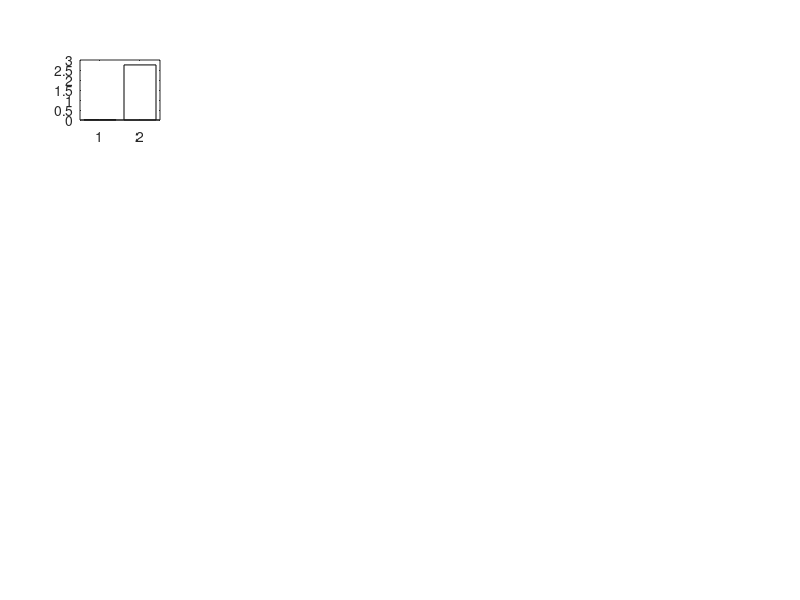

The MATLAB script that drew this image: (Note: this script raises an error after producing the figure.)
clear all
close all
clc
%% plot costs as a function of lambda and alpha
load choose_lambda.mat;
nLambdas = length(lambdas); 
nAlphas = length(alphas);
regs = reg_crosses.*repmat(lambdas', 1, nAlphas);
maxregs= max(regs(:));

figure;
set(gcf,'position',[200,200,1200,900])
marginX = 0.1;
marginY = 0.1;
for li = 1:nLambdas
    for ai = 1:nAlphas
        subplot('Position', [marginX+(ai-1)*(1-marginX)/nAlphas, (nLambdas-li)*(1-marginY)/nLambdas, (1-marginX)/nAlphas, (1-marginY)/nLambdas]);
        b = bar([regs(li,ai), recon_errors(li,ai)],'FaceColor','flat');
        b.CData(2,:) = [1 0 0];
        set(gca,'YLim',[0,maxregs],'XTick',[],'YTick',[])
    end
end
pos_Lambdas = [zeros(nLambdas,1), (nLambdas-1:-1:0)'*(1-marginY)/nLambdas,... 
    (1-marginX)/nAlphas*ones(nLambdas,1), (1-marginY)/nLambdas*ones(nLambdas,1)];
pos_Alphas = [marginX+(0:nAlphas-1)'*(1-marginX)/nAlphas, (1-marginY)*ones(nAlphas,1),...
    (1-marginX)/nAlphas*ones(nAlphas,1), (1-marginY)/nLambdas*ones(nAlphas,1)];
for li = 1:nLambdas
    annotation('textbox',pos_Lambdas(li,:),'String',sprintf('\\lambda=%0.3e',lambdas(li)),...
        'HorizontalAlignment', 'center', 'VerticalAlignment', 'middle', 'EdgeColor', 'none')
end
for ai = 1:nAlphas
    annotation('textbox',pos_Alphas(ai,:),'String',sprintf('\\alpha=%0.3e',alphas(ai)),...
        'HorizontalAlignment', 'center', 'VerticalAlignment', 'middle', 'EdgeColor', 'none')
end     

% Plot costs for single alpha
windowSize = 3; 
b = (1/windowSize)*ones(1,windowSize);
a = 1;
ai = 3;
alpha_sel = alphas(ai);

r = filtfilt(b,a,regs(:,ai)); 
c = filtfilt(b,a,recon_errors(:,ai)); 

figure; clf; hold on
plot(lambdas,r, 'b')
plot(lambdas,c,'r')
scatter(lambdas, regs(:,ai), 'b', 'markerfacecolor', 'flat');
scatter(lambdas, recon_errors(:,ai), 'r', 'markerfacecolor', 'flat');
xlabel('Lambda'); ylabel('Cost')
set(legend('Correlation cost', 'Reconstruction cost'), 'Box', 'on')
set(gca, 'xscale', 'log', 'ytick', [], 'color', 'none')
set(gca,'color','none','tickdir','out','ticklength', [0.025, 0.025])
title(['alpha=', num2str(alpha_sel)])

% Plot costs for single lambda
windowSize = 3; 
b = (1/windowSize)*ones(1,windowSize);
a = 1;
li = 7;
lambda_sel = lambdas(li);

r = filtfilt(b,a,regs(li,:)); 
c = filtfilt(b,a,recon_errors(li,:)); 

figure; clf; hold on
plot(alphas,r, 'b')
plot(alphas,c,'r')
scatter(alphas, regs(li,:), 'b', 'markerfacecolor', 'flat');
scatter(alphas, recon_errors(li,:), 'r', 'markerfacecolor', 'flat');
xlabel('Alpha'); ylabel('Cost')
set(legend('Correlation cost', 'Reconstruction cost'), 'Box', 'on')
set(gca, 'xscale', 'log', 'ytick', [], 'color', 'none')
set(gca,'color','none','tickdir','out','ticklength', [0.025, 0.025])
title(['lambda=', num2str(lambda_sel)])

%% Regularize costs and remake plots
minRsel = prctile(reg_crosses(li,:),10); maxRsel= prctile(reg_crosses(li,:),90);
RegSel = (reg_crosses(li,:)-minRsel)/(maxRsel-minRsel); 
minCsel =  prctile(recon_errors(li,:),10); maxCsel =  prctile(recon_errors(li,:),90); 
CostSel = (recon_errors(li,:) -minCsel)/(maxCsel-minCsel); 
R = filtfilt(b,a,RegSel); 
C = filtfilt(b,a,CostSel); 

figure; clf; hold on
plot(alphas,R, 'b')
plot(alphas,C,'r')
scatter(alphas, RegSel, 'b', 'markerfacecolor', 'flat');
scatter(alphas, CostSel, 'r', 'markerfacecolor', 'flat');
xlabel('Alpha'); ylabel('Cost (au)')
set(legend('Regularized Correlation cost', 'Regularized Reconstruction cost'), 'Box', 'on')
set(gca, 'xscale', 'log', 'ytick', [], 'color', 'none')
set(gca,'color','none','tickdir','out','ticklength', [0.025, 0.025])
title(['lambda=', num2str(lambda_sel)])

minRsel = prctile(reg_crosses(:,ai),10); maxRsel= prctile(reg_crosses(:,ai),90);
RegSel = (reg_crosses(:,ai)-minRsel)/(maxRsel-minRsel); 
minCsel =  prctile(recon_errors(:,ai),10); maxCsel =  prctile(recon_errors(:,ai),90); 
CostSel = (recon_errors(:,ai) -minCsel)/(maxCsel-minCsel); 
R = filtfilt(b,a,RegSel); 
C = filtfilt(b,a,CostSel); 

figure; clf; hold on
plot(lambdas,R, 'b')
plot(lambdas,C,'r')
scatter(lambdas, RegSel, 'b', 'markerfacecolor', 'flat');
scatter(lambdas, CostSel, 'r', 'markerfacecolor', 'flat');
xlabel('Lambda'); ylabel('Cost (au)')
set(legend('Regularized Correlation cost', 'Regularized Reconstruction cost'), 'Box', 'on')
set(gca, 'xscale', 'log', 'ytick', [], 'color', 'none')
set(gca,'color','none','tickdir','out','ticklength', [0.025, 0.025])
title(['alpha=', num2str(alpha_sel)])

minRs = min(reg_crosses(:)); maxregs= max(reg_crosses(:));
Rs = (reg_crosses-minRs)/(maxregs-minRs);  
minCs =  min(recon_errors(:)); maxCs =  max(recon_errors(:)); 
Cs = (recon_errors-minCs)/(maxCs-minCs); 
nAlphas = length(alphas);
nLambdas = length(lambdas);

figure;
set(gcf,'position',[200,200,1200,900])
marginX = 0.1;
marginY = 0.1;
for li = 1:nLambdas
    for ai = 1:nAlphas
        subplot('Position', [marginX+(ai-1)*(1-marginX)/nAlphas, (nLambdas-li)*(1-marginY)/nLambdas, (1-marginX)/nAlphas, (1-marginY)/nLambdas]);
        b = bar([Rs(li,ai), Cs(li,ai)],'FaceColor','flat');
        b.CData(2,:) = [1 0 0];
        set(gca,'YLim',[0,1],'XTick',[],'YTick',[])
    end
end
pos_Lambdas = [zeros(nLambdas,1), (nLambdas-1:-1:0)'*(1-marginY)/nLambdas,... 
    (1-marginX)/nAlphas*ones(nLambdas,1), (1-marginY)/nLambdas*ones(nLambdas,1)];
pos_Alphas = [marginX+(0:nAlphas-1)'*(1-marginX)/nAlphas, (1-marginY)*ones(nAlphas,1),...
    (1-marginX)/nAlphas*ones(nAlphas,1), (1-marginY)/nLambdas*ones(nAlphas,1)];
for li = 1:nLambdas
    annotation('textbox',pos_Lambdas(li,:),'String',sprintf('\\lambda=%0.3e',lambdas(li)),...
        'HorizontalAlignment', 'center', 'VerticalAlignment', 'middle', 'EdgeColor', 'none')
end
for ai = 1:nAlphas
    annotation('textbox',pos_Alphas(ai,:),'String',sprintf('\\alpha=%0.3e',alphas(ai)),...
        'HorizontalAlignment', 'center', 'VerticalAlignment', 'middle', 'EdgeColor', 'none')
end

%% Plot running times and scores
figure;
set(gcf,'position',[200,100,1000,1000])
imagesc(times)
set(gca, 'Position', [0.1 0.1 0.7 0.7], 'XTickLabel', [], 'YTickLabel', []);
colorbar('Position', [0.85 0.1 0.05 0.7]);
pos_Lambdas = [0.1-0.7/nAlphas*ones(nLambdas,1), 0.1+(nLambdas-1:-1:0)'*0.7/nLambdas,... 
    0.7/nAlphas*ones(nLambdas,1), 0.7/nLambdas*ones(nLambdas,1)];
pos_Alphas = [0.1+(0:nAlphas-1)'*0.7/nAlphas, 0.8*ones(nAlphas,1),...
    0.7/nAlphas*ones(nLambdas,1), 0.7/nLambdas*ones(nLambdas,1)];
for li = 1:nLambdas
    annotation('textbox',pos_Lambdas(li,:),'String',sprintf('\\lambda=%0.2e',lambdas(li)),...
        'HorizontalAlignment', 'center', 'VerticalAlignment', 'middle', 'EdgeColor', 'none')
end
for ai = 1:nAlphas
    annotation('textbox',pos_Alphas(ai,:),'String',sprintf('\\alpha=%0.2e',alphas(ai)),...
        'HorizontalAlignment', 'center', 'VerticalAlignment', 'middle', 'EdgeColor', 'none')
end
annotation('textbox',[0.1 0.85 0.8 0.1],'String', 'Running time(s)', 'FontSize', 16, 'FontWeight', 'bold',...
        'HorizontalAlignment', 'center', 'VerticalAlignment', 'middle', 'EdgeColor', 'none')
    
figure;
set(gcf,'position',[200,100,1000,1000])
imagesc(scores)
set(gca, 'Position', [0.1 0.1 0.7 0.7], 'XTickLabel', [], 'YTickLabel', []);
colorbar('Position', [0.85 0.1 0.05 0.7]);
pos_Lambdas = [0.1-0.7/nAlphas*ones(nLambdas,1), 0.1+(nLambdas-1:-1:0)'*0.7/nLambdas,... 
    0.7/nAlphas*ones(nLambdas,1), 0.7/nLambdas*ones(nLambdas,1)];
pos_Alphas = [0.1+(0:nAlphas-1)'*0.7/nAlphas, 0.8*ones(nAlphas,1),...
    0.7/nAlphas*ones(nLambdas,1), 0.7/nLambdas*ones(nLambdas,1)];
for li = 1:nLambdas
    annotation('textbox',pos_Lambdas(li,:),'String',sprintf('\\lambda=%0.2e',lambdas(li)),...
        'HorizontalAlignment', 'center', 'VerticalAlignment', 'middle', 'EdgeColor', 'none')
end
for ai = 1:nAlphas
    annotation('textbox',pos_Alphas(ai,:),'String',sprintf('\\alpha=%0.2e',alphas(ai)),...
        'HorizontalAlignment', 'center', 'VerticalAlignment', 'middle', 'EdgeColor', 'none')
end
annotation('textbox',[0.1 0.85 0.8 0.1],'String', 'Similarity score(to ground truth)', 'FontSize', 16, 'FontWeight', 'bold',...
        'HorizontalAlignment', 'center', 'VerticalAlignment', 'middle', 'EdgeColor', 'none')

%% Plot X_hat
li = 7;
ai = 5;
figure; SimpleWHPlot(W_hats{li,ai},H_hats{li,ai}); 
set(gcf,'position',[200,200,1200,900])
title('FlexMF reconstruction')

% %% Similarity of the two results
% for li = 1:length(lambdas)
%     for ai = 1:length(alphas)
%         scores(li,ai) = helper.similarity(W_hats{li,ai}, H_hats{li,ai}, W_hats_dev{li,ai}, H_hats_dev{li,ai});
%     end
% end
% 
% figure;
% set(gcf,'position',[200,100,1000,1000])
% imagesc(scores)
% set(gca, 'Position', [0.1 0.1 0.7 0.7], 'XTickLabel', [], 'YTickLabel', []);
% colorbar('Position', [0.85 0.1 0.05 0.7]);
% pos_Lambdas = [0.1-0.7/nAlphas*ones(nLambdas,1), 0.1+(nLambdas-1:-1:0)'*0.7/nLambdas,... 
%     0.7/nAlphas*ones(nLambdas,1), 0.7/nLambdas*ones(nLambdas,1)];
% pos_Alphas = [0.1+(0:nAlphas-1)'*0.7/nAlphas, 0.8*ones(nAlphas,1),...
%     0.7/nAlphas*ones(nLambdas,1), 0.7/nLambdas*ones(nLambdas,1)];
% for li = 1:nLambdas
%     annotation('textbox',pos_Lambdas(li,:),'String',sprintf('\\lambda=%0.2e',lambdas(li)),...
%         'HorizontalAlignment', 'center', 'VerticalAlignment', 'middle', 'EdgeColor', 'none')
% end
% for ai = 1:nAlphas
%     annotation('textbox',pos_Alphas(ai,:),'String',sprintf('\\alpha=%0.2e',alphas(ai)),...
%         'HorizontalAlignment', 'center', 'VerticalAlignment', 'middle', 'EdgeColor', 'none')
% end
% annotation('textbox',[0.1 0.85 0.8 0.1],'String', 'Similarity score', 'FontSize', 16, 'FontWeight', 'bold',...
%         'HorizontalAlignment', 'center', 'VerticalAlignment', 'middle', 'EdgeColor', 'none')